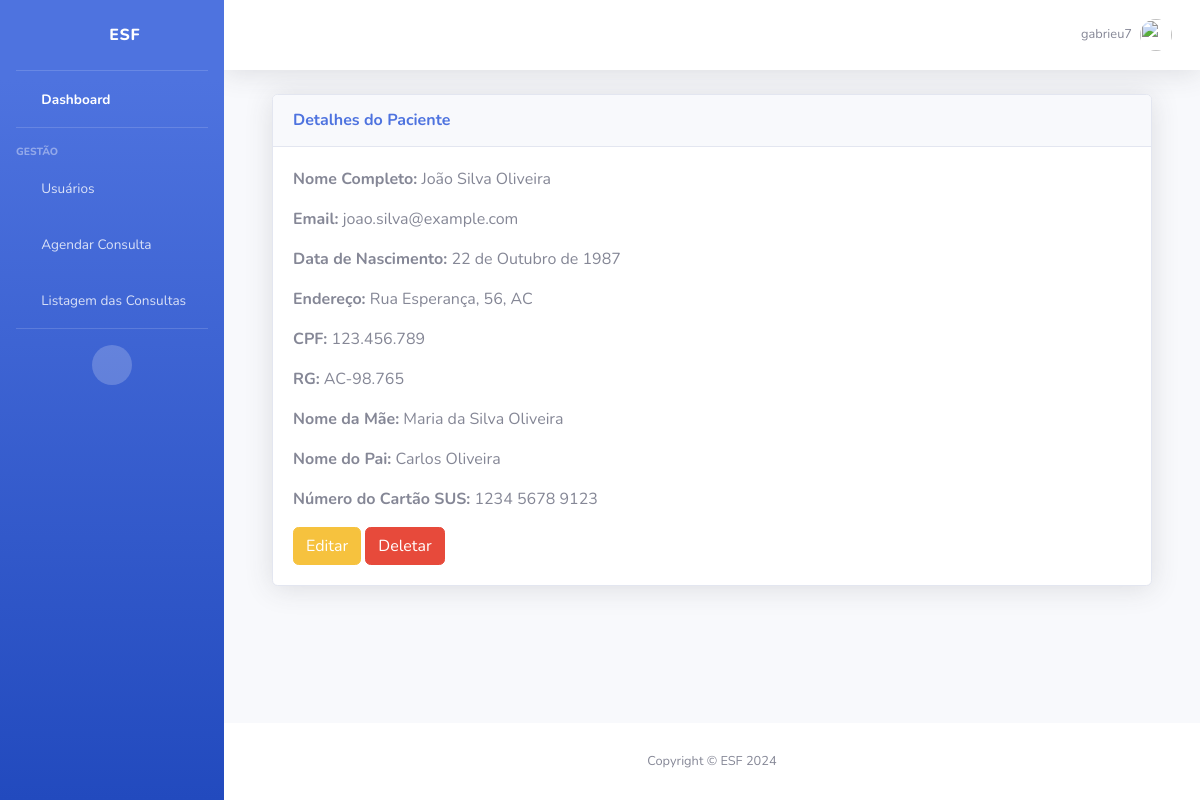
The app's page /pacientes/4/ (signed in) with its own data.
### usuarios/models.py (models this page shows, shortened)
class Usuario(User):
    nome_completo = models.CharField(max_length=255)
    data_nascimento = models.DateField(null=True, blank=True)
    rua = models.CharField(max_length=255)
    num_casa = models.IntegerField()
    uf = models.CharField(max_length=2)
    cpf = models.CharField(max_length=11, unique=True)
    rg = models.CharField(max_length=9, unique=True)
    nome_mae = models.CharField(max_length=255)
    nome_pai = models.CharField(max_length=255, blank=True, null=True)

class Paciente(Usuario):
    num_cartao_sus = models.CharField(max_length=15, unique=True)

### usuarios/views.py (the view)
# urls.py: path('pacientes/<int:pk>/', views.paciente_detail, name='paciente_detail'),
@login_required
def paciente_detail(request, pk):
    paciente = get_object_or_404(Paciente, pk=pk)
    return render(request, 'pacientes/paciente_detail.html', {'paciente': paciente})

### templates/pacientes/paciente_detail.html
{% extends '_base.html' %}
{% block content %}
    <div class="container-fluid">
        <div class="card shadow mb-4">
            <div class="card-header py-3">
                <h6 class="m-0 font-weight-bold text-primary">Detalhes do Paciente</h6>
            </div>
            <div class="card-body">
                <p><strong>Nome Completo:</strong> {{ paciente.nome_completo }}</p>
                <p><strong>Email:</strong> {{ paciente.email }}</p>
                <p><strong>Data de Nascimento:</strong> {{ paciente.data_nascimento }}</p>
                <p><strong>Endereço:</strong> {{ paciente.rua }}, {{ paciente.num_casa }}, {{ paciente.uf }}</p>
                <p><strong>CPF:</strong> {{ paciente.cpf }}</p>
                <p><strong>RG:</strong> {{ paciente.rg }}</p>
                <p><strong>Nome da Mãe:</strong> {{ paciente.nome_mae }}</p>
                <p><strong>Nome do Pai:</strong> {{ paciente.nome_pai|default:"Não informado" }}</p>
                <p><strong>Número do Cartão SUS:</strong> {{ paciente.num_cartao_sus }}</p>
                <a href="{% url 'paciente_update' paciente.pk %}" class="btn btn-warning">Editar</a>
                <a href="{% url 'paciente_delete' paciente.pk %}" class="btn btn-danger">Deletar</a>
            </div>
        </div>
    </div>
{% endblock %}

### templates/_base.html (shortened to what this page needs)
{% load static %}
<!DOCTYPE html>
<html lang="en">
<head>
    <link href="{% static 'vendor/fontawesome-free/css/all.min.css' %}" rel="stylesheet" type="text/css">
    <link href="{% static 'css/sb-admin-2.min.css' %}" rel="stylesheet">
</head>
<body id="page-top">
    <div id="wrapper">
        <ul class="navbar-nav bg-gradient-primary sidebar sidebar-dark accordion" id="accordionSidebar">
            <a class="sidebar-brand d-flex align-items-center justify-content-center" href="{% url "home" %}">
                <div class="sidebar-brand-icon">
                    <i class="fas fa-hospital"></i>
                </div>
                <div class="sidebar-brand-text mx-3">ESF</div>
            </a>
            <hr class="sidebar-divider my-0">
            <li class="nav-item active">
                <a class="nav-link" href="">
                    <i class="fas fa-fw fa-tachometer-alt"></i>
                    <span>Dashboard</span>
                </a>
            </li>
            <hr class="sidebar-divider">
            <div class="sidebar-heading">
                Gestão
            </div>
                    <li class="nav-item">
                        <a class="nav-link" href="{% url "usuario_list" %}">
                            <i class="fas fa-fw fa-user-injured"></i>
                            <span>Usuários</span>
                        </a>
                    </li>
            <li class="nav-item">
                <a class="nav-link" href="{% url "consulta_create" %}">
                    <i class="fas fa-fw fa-calendar-alt"></i>
                    <span>Agendar Consulta</span>
                </a>
            </li>
            <li class="nav-item">
                <a class="nav-link" href="{% url "consulta_list" %}">
                    <i class="fas fa-fw fa-calendar-alt"></i>
                    <span>Listagem das Consultas</span>
                </a>
            </li>
            <hr class="sidebar-divider d-none d-md-block">
            <div class="text-center d-none d-md-inline">
                <button class="rounded-circle border-0" id="sidebarToggle"></button>
            </div>
        </ul>
        <div id="content-wrapper" class="d-flex flex-column">
            <div id="content">
                <nav class="navbar navbar-expand navbar-light bg-white topbar mb-4 static-top shadow">
                    <ul class="navbar-nav ml-auto">
                            {% if user.is_authenticated %}
                                <li class="nav-item dropdown no-arrow">
                                    <a class="nav-link dropdown-toggle" href="#" id="userDropdown" role="button" data-toggle="dropdown" aria-haspopup="true" aria-expanded="false">
                                        <span class="mr-2 d-none d-lg-inline text-gray-600 small">{{ user.username }}</span>
                                        <img class="img-profile rounded-circle" src="{% static 'img/undraw_profile.svg' %}">
                                    </a>
                            {% else %}
                                    <a class="btn btn-primary" href="{% url 'login' %}">
                                        <i class="fas fa-sign-in-alt fa-sm fa-fw mr-2 text-white-400"></i>
                                        Login
                                    </a>
                            {% endif %}
                        </li>
                    </ul>
                </nav>
                <div class="container-fluid">
                    {% block content %}
                    {% endblock %}
                </div>
            </div>
            <footer class="sticky-footer bg-white">
                <div class="container my-auto">
                    <div class="copyright text-center my-auto">
                        <span>Copyright &copy; ESF 2024</span>
                    </div>
                </div>
            </footer>
        </div>
    </div>
</body>
</html>

### records on screen
Usuario: nome_completo "João Silva Oliveira", data_nascimento "22 de Outubro de 1987", rua "Rua Esperança", num_casa "56", uf "AC", cpf "123.456.789", rg "AC-98.765", nome_mae "Maria da Silva Oliveira", nome_pai "Carlos Oliveira"
Paciente: num_cartao_sus "1234 5678 9123"

### other values on screen
{{ user.username }} "gabrieu7"
{{ paciente.email }} "joao.silva@example.com"
